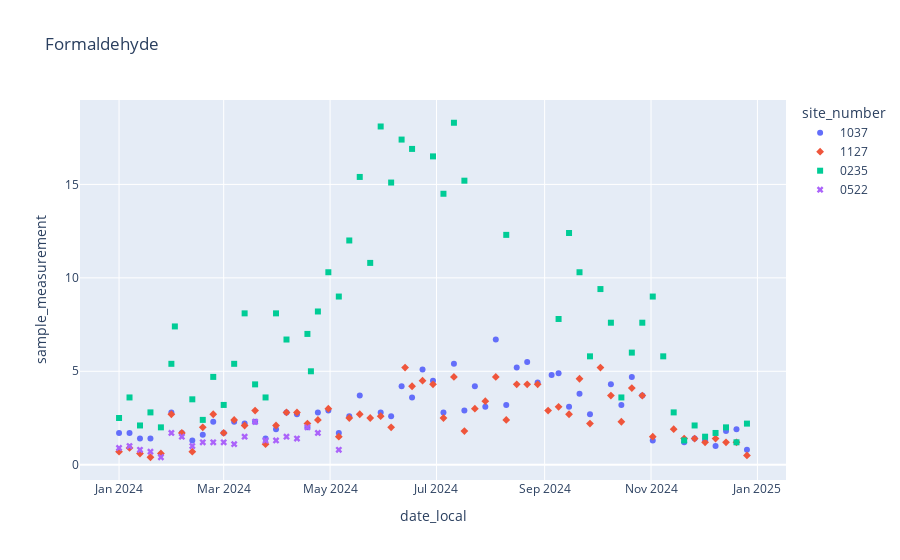

Notebook code cell kept with this figure:
### Code cell
import plotly.express as px

parameter = data_df["parameter"].iloc[0]

# x and y given as DataFrame columns
# df = px.data_df() # iris is a pandas DataFrame
fig = px.scatter(data_df, x="date_local", y="sample_measurement", color="site_number", symbol="site_number", title=f"{parameter}")
fig.show()

### Figure 1 — Plotly figure (JSON) as saved in the notebook; plotly's stock layout.template omitted (floating-point values rounded to 4 significant figures)
{"data": [{"hovertemplate": "site_number=1037<br>date_local=%{x}<br>sample_measurement=%{y}<extra></extra>", "legendgroup": "1037", "marker": {"color": "#636efa", "symbol": "circle"}, "mode": "markers", "name": "1037", "orientation": "v", "showlegend": true, "type": "scatter", "x": ["2024-01-25", "2024-05-24", "2024-10-03", "2024-11-08", "2024-11-14", "2024-01-31", "2024-03-01", "2024-03-07", "2024-03-13", "2024-03-19", "2024-03-25", "2024-04-30", "2024-05-30", "2024-06-05", "2024-06-11", "2024-06-17", "2024-06-29", "2024-07-05", "2024-07-11", "2024-07-17", "2024-07-23", "2024-07-29", "2024-08-04", "2024-08-10", "2024-08-16", "2024-08-22", "2024-09-05", "2024-09-27", "2024-10-27", "2024-01-13", "2024-02-18", "2024-04-18", "2024-05-18", "2024-09-21", "2024-10-21", "2024-01-01", "2024-01-07", "2024-01-19", "2024-02-06", "2024-02-12", "2024-02-24", "2024-03-31", "2024-04-06", "2024-04-12", "2024-04-24", "2024-05-06", "2024-05-12", "2024-06-23", "2024-08-28", "2024-09-09", "2024-10-09", "2024-11-02", "2024-11-20", "2024-11-26", "2024-12-02", "2024-09-15", "2024-10-15", "2024-12-08", "2024-12-14", "2024-12-20", "2024-12-26"], "xaxis": "x", "y": [NaN, NaN, NaN, NaN, NaN, 2.8, 1.7, 2.3, 2.2, 2.3, 1.4, 2.9, 2.8, 2.6, 4.2, 3.6, 4.5, 2.8, 5.4, 2.9, 4.2, 3.1, 6.7, 3.2, 5.2, 5.5, 4.8, 2.7, 3.7, 1.4, 1.6, 2.0, 3.7, 3.8, 4.7, 1.7, 1.7, 1.4, 1.7, 1.3, 2.3, 1.9, 2.8, 2.7, 2.8, 1.7, 2.6, 5.1, 4.4, 4.9, 4.3, 1.3, 1.2, 1.4, 1.3, 3.1, 3.2, 1.0, 1.8, 1.9, 0.8], "yaxis": "y"}, {"hovertemplate": "site_number=1127<br>date_local=%{x}<br>sample_measurement=%{y}<extra></extra>", "legendgroup": "1127", "marker": {"color": "#EF553B", "symbol": "diamond"}, "mode": "markers", "name": "1127", "orientation": "v", "showlegend": true, "type": "scatter", "x": ["2024-03-19", "2024-03-25", "2024-03-31", "2024-04-06", "2024-04-12", "2024-05-18", "2024-09-21", "2024-01-01", "2024-01-07", "2024-01-13", "2024-01-19", "2024-01-25", "2024-01-31", "2024-02-06", "2024-02-12", "2024-02-18", "2024-02-24", "2024-03-01", "2024-03-07", "2024-03-13", "2024-04-18", "2024-04-24", "2024-04-30", "2024-05-06", "2024-11-02", "2024-06-05", "2024-06-13", "2024-05-24", "2024-06-29", "2024-07-05", "2024-07-11", "2024-07-17", "2024-07-23", "2024-07-29", "2024-08-04", "2024-08-10", "2024-08-16", "2024-08-22", "2024-08-28", "2024-09-09", "2024-09-15", "2024-09-27", "2024-10-03", "2024-10-09", "2024-10-15", "2024-10-21", "2024-10-27", "2024-11-14", "2024-11-26", "2024-12-02", "2024-12-08", "2024-12-20", "2024-09-03", "2024-11-20", "2024-12-14", "2024-12-26", "2024-05-12", "2024-05-30", "2024-06-17", "2024-06-23", "2024-11-08"], "xaxis": "x", "y": [2.9, 1.1, 2.1, 2.8, 2.8, 2.7, 4.6, 0.7, 0.9, 0.6, 0.4, 0.6, 2.7, 1.7, 0.7, 2.0, 2.7, 1.7, 2.4, 2.1, 2.2, 2.4, 3.0, 1.5, 1.5, 2.0, 5.2, 2.5, 4.3, 2.5, 4.7, 1.8, 3.0, 3.4, 4.7, 2.4, 4.3, 4.3, 4.3, 3.1, 2.7, 2.2, 5.2, 3.7, 2.3, 4.1, 3.7, 1.9, 1.4, 1.2, 1.4, 1.2, 2.9, 1.4, 1.2, 0.5, 2.5, 2.6, 4.2, 4.5, NaN], "yaxis": "y"}, {"hovertemplate": "site_number=0235<br>date_local=%{x}<br>sample_measurement=%{y}<extra></extra>", "legendgroup": "0235", "marker": {"color": "#00cc96", "symbol": "square"}, "mode": "markers", "name": "0235", "orientation": "v", "showlegend": true, "type": "scatter", "x": ["2024-09-09", "2024-10-03", "2024-04-20", "2024-04-24", "2024-05-06", "2024-01-13", "2024-09-27", "2024-10-09", "2024-10-15", "2024-10-21", "2024-10-27", "2024-11-08", "2024-11-14", "2024-11-20", "2024-11-26", "2024-12-02", "2024-12-08", "2024-12-14", "2024-12-20", "2024-12-26", "2024-04-18", "2024-05-24", "2024-09-21", "2024-01-01", "2024-01-07", "2024-01-19", "2024-01-25", "2024-01-31", "2024-02-02", "2024-02-12", "2024-04-30", "2024-05-12", "2024-02-24", "2024-03-01", "2024-03-07", "2024-03-13", "2024-03-19", "2024-03-25", "2024-04-06", "2024-05-18", "2024-09-15", "2024-03-31", "2024-06-23", "2024-07-23", "2024-07-29", "2024-08-04", "2024-08-16", "2024-08-22", "2024-08-28", "2024-02-18", "2024-05-30", "2024-06-05", "2024-06-11", "2024-06-17", "2024-06-29", "2024-07-05", "2024-07-11", "2024-07-17", "2024-08-10", "2024-11-02"], "xaxis": "x", "y": [7.8, 9.4, 5.0, 8.2, 9.0, 2.1, 5.8, 7.6, 3.6, 6.0, 7.6, 5.8, 2.8, 1.3, 2.1, 1.5, 1.7, 2.0, 1.2, 2.2, 7.0, 10.8, 10.3, 2.5, 3.6, 2.8, 2.0, 5.4, 7.4, 3.5, 10.3, 12.0, 4.7, 3.2, 5.4, 8.1, 4.3, 3.6, 6.7, 15.4, 12.4, 8.1, NaN, NaN, NaN, NaN, NaN, NaN, NaN, 2.4, 18.1, 15.1, 17.4, 16.9, 16.5, 14.5, 18.3, 15.2, 12.3, 9.0], "yaxis": "y"}, {"hovertemplate": "site_number=0522<br>date_local=%{x}<br>sample_measurement=%{y}<extra></extra>", "legendgroup": "0522", "marker": {"color": "#ab63fa", "symbol": "x"}, "mode": "markers", "name": "0522", "orientation": "v", "showlegend": true, "type": "scatter", "x": ["2024-01-01", "2024-01-07", "2024-01-13", "2024-01-19", "2024-01-25", "2024-01-31", "2024-02-06", "2024-02-12", "2024-02-18", "2024-02-24", "2024-03-01", "2024-03-07", "2024-03-13", "2024-03-19", "2024-03-25", "2024-03-31", "2024-04-06", "2024-04-12", "2024-04-18", "2024-04-24", "2024-05-06"], "xaxis": "x", "y": [0.9, 1.0, 0.8, 0.7, 0.4, 1.7, 1.5, 1.0, 1.2, 1.2, 1.2, 1.1, 1.5, 2.3, 1.3, 1.3, 1.5, 1.4, 2.0, 1.7, 0.8], "yaxis": "y"}], "layout": {"legend": {"title": {"text": "site_number"}, "tracegroupgap": 0}, "title": {"text": "Formaldehyde"}, "xaxis": {"anchor": "y", "domain": [0, 1], "title": {"text": "date_local"}}, "yaxis": {"anchor": "x", "domain": [0, 1], "title": {"text": "sample_measurement"}}}}
